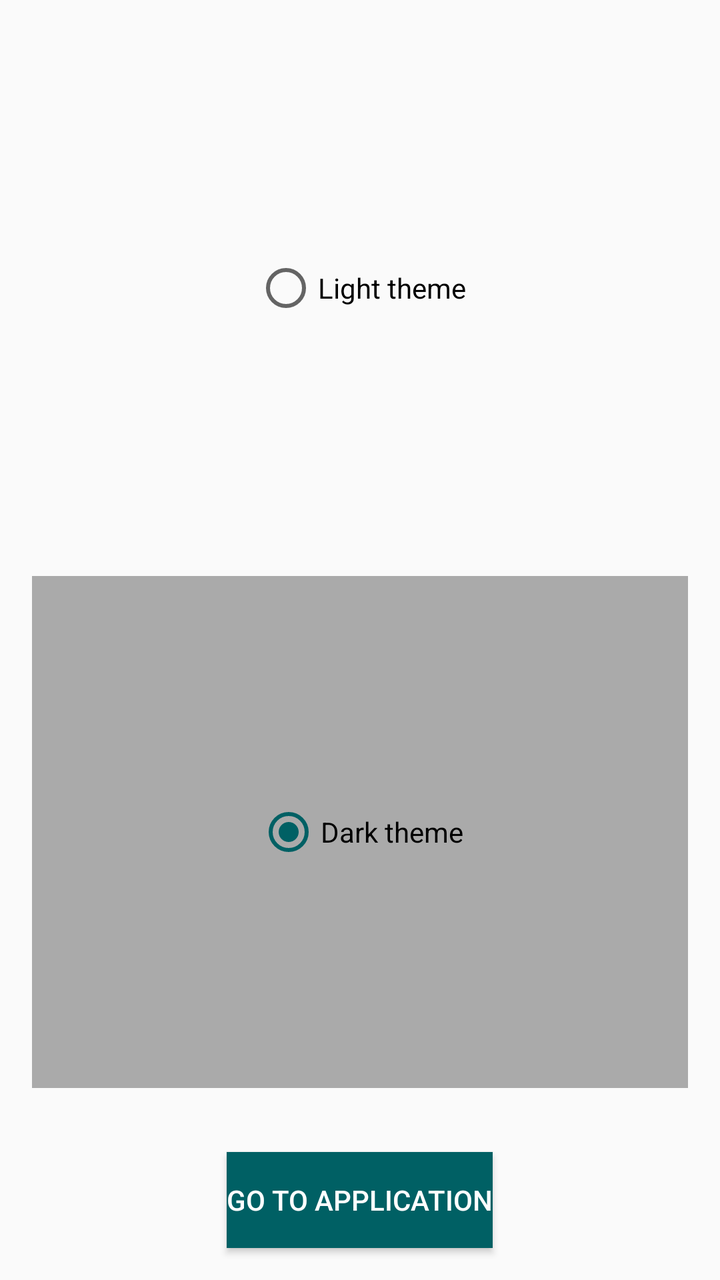
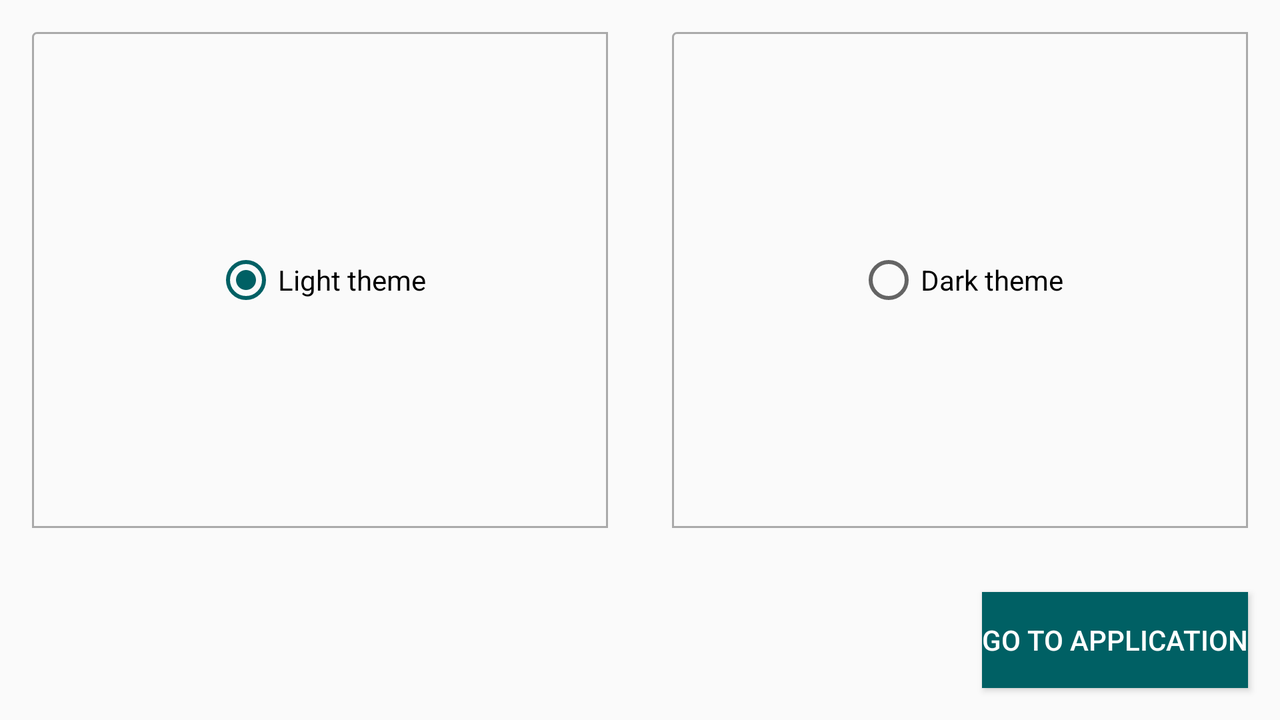

Compare how this app lays out the same screen by default and in its alternative resource folder. The renders come first, then the two layout files and the values they reference.
<!-- AndroidManifest.xml: application theme AppTheme -->
<!-- res/layout/activity_theme.xml -->
<?xml version="1.0" encoding="utf-8"?>
<LinearLayout xmlns:android="http://schemas.android.com/apk/res/android"
    xmlns:app="http://schemas.android.com/apk/res-auto"
    xmlns:tools="http://schemas.android.com/tools"
    android:layout_width="match_parent"
    android:layout_height="match_parent"
    tools:context="by.md.gornak.homework.ThemeActivity"
    android:orientation="vertical">

    <FrameLayout
        android:layout_width="match_parent"
        android:layout_height="0dp"
        android:layout_weight="1"
        android:layout_marginTop="@dimen/normal_padding">

        <RadioButton
            android:id="@+id/lightThemeRb"
            android:layout_width="wrap_content"
            android:layout_height="wrap_content"
            android:layout_gravity="center"
            android:text="@string/light_theme"
            />

    </FrameLayout>

    <FrameLayout
        android:layout_width="match_parent"
        android:layout_height="0dp"
        android:layout_weight="1"
        android:background="@color/dark_gray"
        android:layout_margin="@dimen/normal_padding">

        <RadioButton
            android:id="@+id/darkThemeRb"
            android:layout_width="wrap_content"
            android:layout_height="wrap_content"
            android:layout_gravity="center"
            android:text="@string/dark_theme"
            android:checked="true"
            />

    </FrameLayout>

    <Button
        android:id="@+id/nextButton"
        android:layout_width="wrap_content"
        android:layout_height="wrap_content"
        style="@style/NextButton"/>


</LinearLayout>
<!-- resources referenced by this layout -->
<resources>
  <color name="dark_gray">#AAAAAA</color>
  <dimen name="normal_padding">16dp</dimen>
  <string name="dark_theme">Dark theme</string>
  <string name="light_theme">Light theme</string>
  <style name="NextButton">
          <item name="android:layout_gravity">center</item>
          <item name="android:layout_alignParentBottom">true</item>
          <item name="android:layout_centerHorizontal">true</item>
          <item name="android:layout_margin">@dimen/normal_padding</item>
          <item name="android:text">@string/next</item>
          <item name="android:background">@color/colorAccent</item>
          <item name="android:textColor">@color/white</item>
      </style>
  <style name="AppTheme" parent="Theme.AppCompat.Light.NoActionBar">
          
          <item name="colorPrimary">@color/colorPrimary</item>
          <item name="colorPrimaryDark">@color/colorPrimaryDark</item>
          <item name="colorAccent">@color/colorAccent</item>
      </style>
  <string name="next">Go to application</string>
  <color name="colorAccent">#006064</color>
  <color name="white">#FFFFFF</color>
  <color name="colorPrimary">#00ACC1</color>
  <color name="colorPrimaryDark">#AA006064</color>
</resources>
<!-- res/layout-land/activity_theme.xml (the repository's variant of the layout above) -->
<!-- drawn on the phone turned sideways -->
<?xml version="1.0" encoding="utf-8"?>
<RelativeLayout xmlns:android="http://schemas.android.com/apk/res/android"
    xmlns:app="http://schemas.android.com/apk/res-auto"
    xmlns:tools="http://schemas.android.com/tools"
    android:layout_width="match_parent"
    android:layout_height="match_parent"
    tools:context="by.md.gornak.homework.activity.ThemeActivity">

    <LinearLayout
        android:layout_above="@+id/nextButton"
        android:layout_width="match_parent"
        android:layout_height="match_parent"
        android:orientation="horizontal">

    <FrameLayout
        android:layout_width="0dp"
        android:layout_height="match_parent"
        android:layout_weight="1"
        style="@style/BorderLayout"
        android:layout_margin="@dimen/normal_padding">

        <RadioButton
            android:id="@+id/lightThemeRb"
            android:layout_width="wrap_content"
            android:layout_height="wrap_content"
            android:layout_gravity="center"
            android:text="@string/light_theme"
            android:checked="true"
            />

    </FrameLayout>

    <FrameLayout
        android:layout_width="0dp"
        android:layout_height="match_parent"
        android:layout_weight="1"
        style="@style/BorderLayout">

        <RadioButton
            android:id="@+id/darkThemeRb"
            android:layout_width="wrap_content"
            android:layout_height="wrap_content"
            android:layout_gravity="center"
            android:text="@string/dark_theme"
            />

    </FrameLayout>

    </LinearLayout>

    <Button
        android:id="@+id/nextButton"
        style="@style/NextButtonLand"/>

</RelativeLayout>
<!-- resources referenced by the variant -->
<!-- as the phone turned sideways resolves them -->
<resources>
  <dimen name="normal_padding">16dp</dimen>
  <string name="dark_theme">Dark theme</string>
  <string name="light_theme">Light theme</string>
  <style name="BorderLayout">
          <item name="android:background">@drawable/welcome_radio_button</item>
          <item name="android:layout_margin">@dimen/normal_padding</item>
      </style>
  <style name="NextButtonLand" parent="NextButton">
          <item name="android:layout_width">wrap_content</item>
          <item name="android:layout_height">wrap_content</item>
          <item name="android:layout_alignParentRight">true</item>
          <item name="android:layout_alignParentBottom">true</item>
      </style>
  <style name="AppTheme" parent="Theme.AppCompat.Light.NoActionBar">
          
          <item name="colorPrimary">@color/colorPrimary</item>
          <item name="colorPrimaryDark">@color/colorPrimaryDark</item>
          <item name="colorAccent">@color/colorAccent</item>
      </style>
  <!-- drawable welcome_radio_button (drawable) -->
  <shape xmlns:android="http://schemas.android.com/apk/res/android"
      android:shape="rectangle">
      <corners
          android:radius="2dp"
          android:topRightRadius="0dp"
          android:bottomRightRadius="0dp"
          android:bottomLeftRadius="0dp" />
      <stroke
          android:width="1dp"
          android:color="@android:color/darker_gray"
          />
  </shape>
  <style name="NextButton">
          <item name="android:layout_gravity">center</item>
          <item name="android:layout_alignParentBottom">true</item>
          <item name="android:layout_centerHorizontal">true</item>
          <item name="android:layout_margin">@dimen/normal_padding</item>
          <item name="android:text">@string/next</item>
          <item name="android:background">@color/colorAccent</item>
          <item name="android:textColor">@color/white</item>
      </style>
  <color name="colorPrimary">#00ACC1</color>
  <color name="colorPrimaryDark">#AA006064</color>
  <color name="colorAccent">#006064</color>
  <string name="next">Go to application</string>
  <color name="white">#FFFFFF</color>
</resources>
